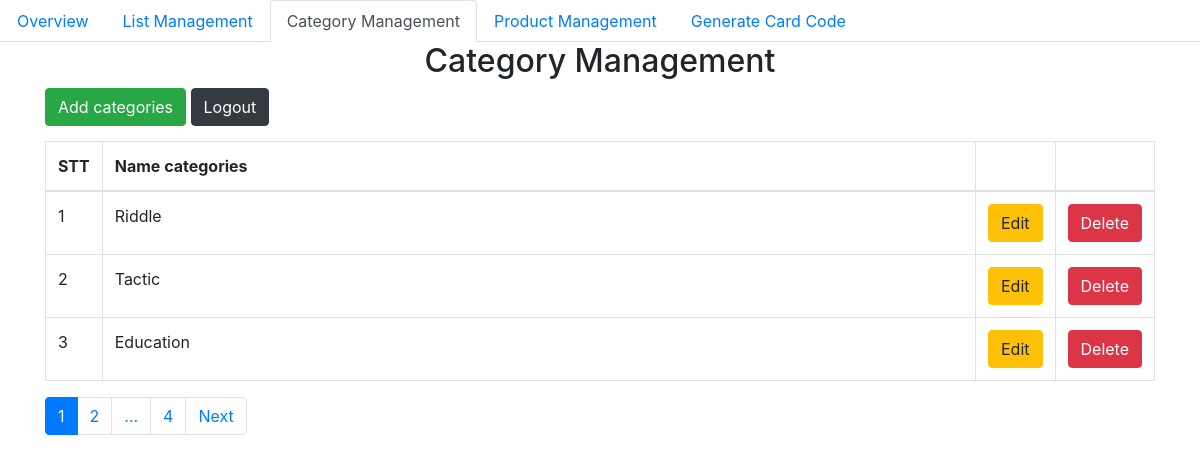
Page /Doan/admin/category/index.php (signed in) on the committed database.
### tables this page shows
CREATE TABLE `category` (
  `id` int(11) NOT NULL,
  `name` varchar(50) NOT NULL,
  `created_at` datetime DEFAULT NULL,
  `updated_at` datetime DEFAULT NULL
);

### Doan/db/dbhelper.php (called while the page is built, shortened)
<?php
function executeResult($sql)
{
	$con = mysqli_connect(HOST, USERNAME, PASSWORD, DATABASE);
	$result = mysqli_query($con, $sql);
	$data   = [];
	if ($result != null) {
		while ($row = mysqli_fetch_array($result, 1)) {
			$data[] = $row;
		}
	}
	return $data;
}
function executeSingleResult($sql)
{
	$con = mysqli_connect(HOST, USERNAME, PASSWORD, DATABASE);
	$result = mysqli_query($con, $sql);
	$row    = null;
	if ($result != null) {
		$row = mysqli_fetch_array($result, 1);
	}
	return $row;
}

### Doan/admin/category/index.php (the view, shortened to what this page needs)
<?php
require_once('../../db/dbhelper.php');
require_once('../../common/utility.php');
?>
<!DOCTYPE html>
<html>
<head>
	<link rel="stylesheet" href="https://maxcdn.bootstrapcdn.com/bootstrap/4.4.1/css/bootstrap.min.css">
</head>
<body>
	<ul class="nav nav-tabs">
		<li class="nav-item">
			<a class="nav-link" href="../overview/">Overview</a>
		</li>
		<li class="nav-item">
			<a class="nav-link" href="../product_portfolio/">List Management</a>
		</li>
		<li class="nav-item">
			<a class="nav-link active" href="#">Category Management</a>
		</li>
		<li class="nav-item">
			<a class="nav-link" href="../product/">Product Management</a>
		</li>
		<li class="nav-item">
			<a class="nav-link" href="../addcard">Generate Card Code</a>
		</li>
	</ul>
	<div class="container">
		<div class="panel panel-primary">
			<div class="panel-heading">
				<h2 class="text-center">Category Management</h2>
			</div>
			<div class="panel-body">
				<div class="row">
					<div class="col-lg-6">
						<a href="add.php">
							<button class="btn btn-success" style="margin-bottom: 15px;">Add categories</button>
						</a>
						<a href="logout.php">
							<button class="btn btn-dark" style="margin-bottom: 15px;">Logout</button>
						</a>
					</div>
				</div>
				<table class="table table-bordered table-hover">
					<thead>
						<tr>
							<th width="50px">STT</th>
							<th>Name categories</th>
							<th width="50px"></th>
							<th width="50px"></th>
						</tr>
					</thead>
					<tbody>
						<?php
						$limit = 3;
						$page  = 1;
						$firstIndex = ($page - 1) * $limit;
						$s = '';
						$additional = '';
						$sql = 'select * from category where 1 ' . $additional . ' limit ' . $firstIndex . ', ' . $limit;
						$categoryList = executeResult($sql);
						$sql         = 'select count(id) as total from category where 1 ' . $additional;
						$countResult = executeSingleResult($sql);
						$number      = 0;
						if ($countResult != null) {
							$count  = $countResult['total'];
							$number = ceil($count / $limit);
						}
						foreach ($categoryList as $item) {
							echo '<tr>
				<td>' . (++$firstIndex) . '</td>
				<td>' . $item['name'] . '</td>
				<td>
					<a href="add.php?id=' . $item['id'] . '"><button class="btn btn-warning">Edit</button></a>
				</td>
				<td>
					<button class="btn btn-danger" onclick="deleteCategory(' . $item['id'] . ')">Delete</button>
				</td>
			</tr>';
						}
						?>
					</tbody>
				</table>
				<?= paginarion($number, $page, '&s=' . $s) ?>
			</div>
		</div>
	</div>
</body>
</html>

### rows in the picture
category: name "Riddle"
category: name "Tactic"
category: name "Education"
